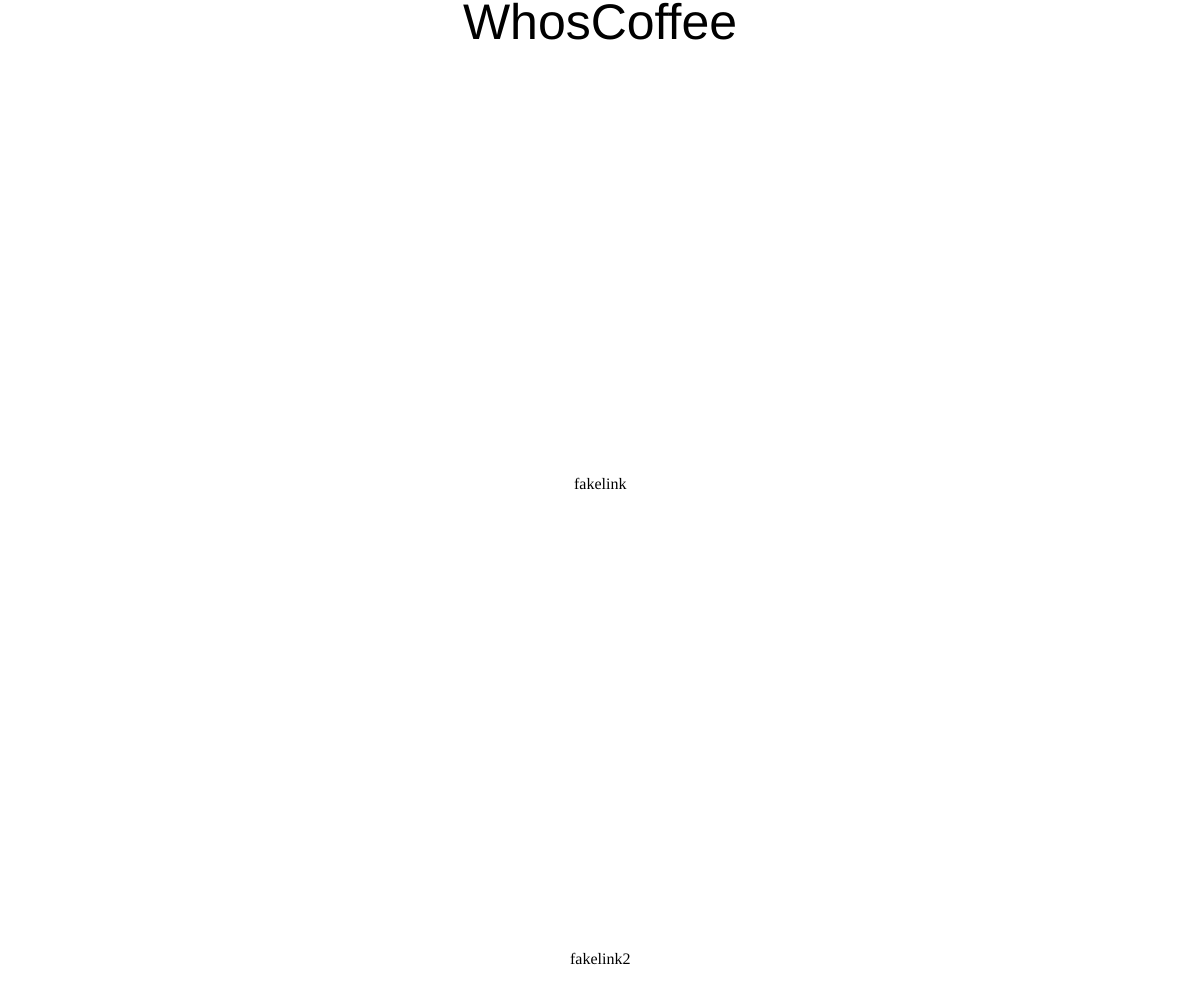
Frame 1 (no input)
Frame 60 (no input): identical to frame 1, image omitted
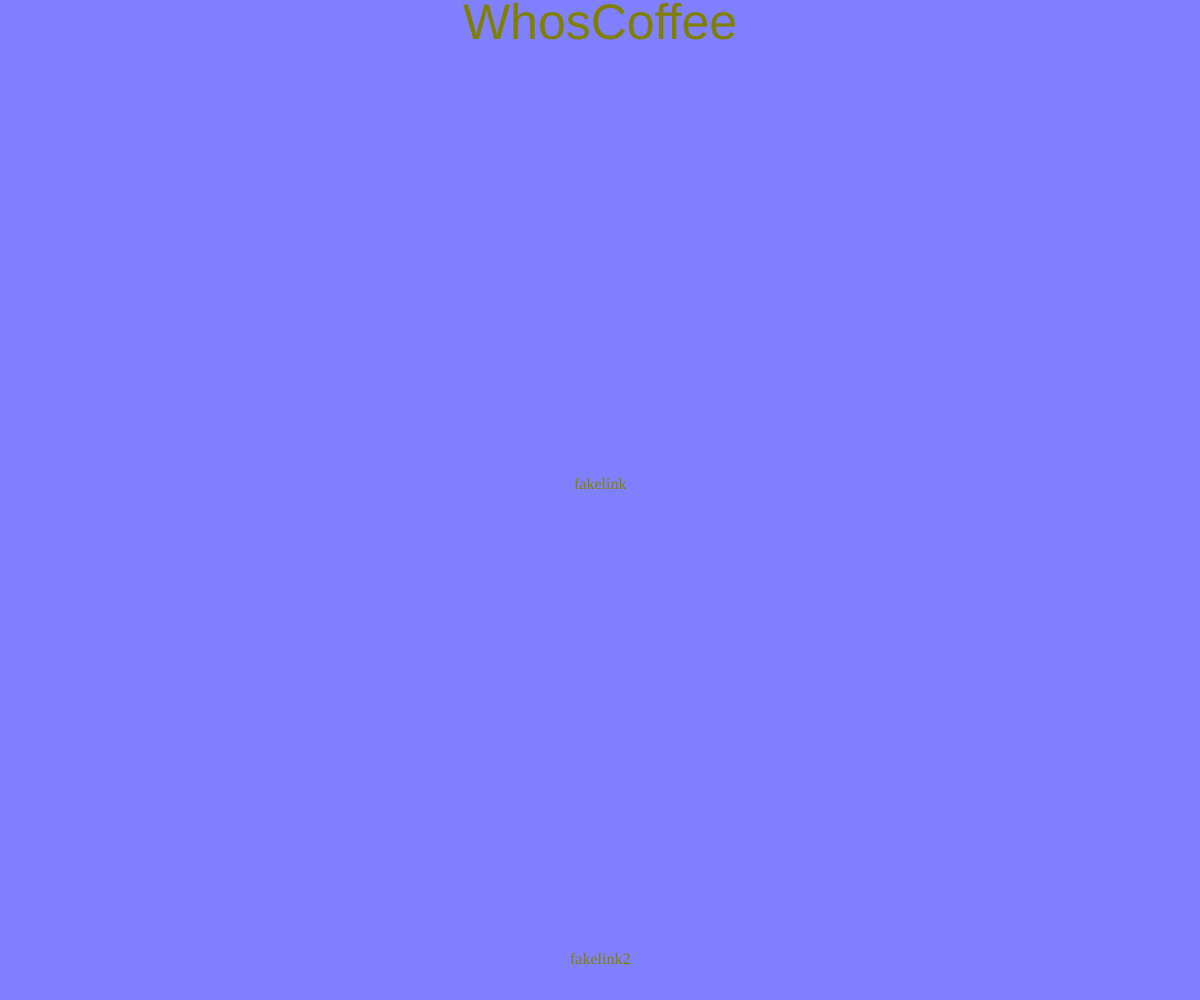
Frame 120 (the mouse pressed at the canvas centre since frame 60)

The p5.js sketch that drew these frames (run headless with seeded random() and noise() and a simulated clock; from frame 60 on, the mouse is pressed at the canvas centre):

// p5.js sketch
// ── sketch.js
let codes = [];
let titleColor = [0,0,0];
let clickCount = 0;
function setup() {
    createCanvas(windowWidth, windowHeight)
    addLink('/fakelink/index.html')
    addLink('/fakelink2/index.html')
    redRaw();
}
function addLink(str){
    let index,subStr = [];
    for(var i = 1; i < str.length; i++) if(str[i] == '/') index = i-1//basically a custom delimiter
    for(i = 0; i < index; i++) subStr[i] = str[1+i]//creates a substring of directory name
    codes[codes.length] = createA(str, join(subStr, ''), 'Blank')//makes the element
}
//helper function for draw
function redRaw(){
    background(255-titleColor[0] ,255-titleColor[1],255-titleColor[2])
    let titleSize = height*0.05
    fill(titleColor)
    textSize(titleSize)
    textAlign(CENTER,TOP)
    text("WhosCoffee", 0, 0, width)
    let heightValue = (height-titleSize)/(codes.length)
    for(var i = 0; i < codes.length; i++){
        codes[i].position(width/2,heightValue+i*heightValue)
        codes[i].center('horizontal')
        codes[i].style('text-decoration', 'none')
        codes[i].style('color', color(titleColor))//css is basically cancer,change my mind
    }
}
function draw(){
    titleColor[0] = map(mouseX,0,width,0,255)
    titleColor[1] = map(mouseY,0,height,0,255)
    titleColor[2] = (clickCount*10)%255
    redRaw();
}
function mouseClicked(){
    clickCount++;
}
function windowResized(){
    resizeCanvas(windowWidth,windowHeight)
    redRaw()
}

// ── navBar.js
//very flawed and needs hours of bulletproofing
class NavBar{
  constuctor(links, linkNames){
    this.links = links
    this.linkNames = linkNames
  }
  setColor(r,g,b){this.color = new color(r,g,b)}
  setSize(width,height){this.width = width;this.height = height}
  
  //draws only once
  reDraw(){
    let spacing = this.width/this.Links.length
    
    fill(0)
    textSize(10)
    textAlign(CENTER,TOP)
    for(let i = 0; i < this.Links.length;i+=spacing){
      
    }
  }
}
// ── page.js
class Page{
  
  constructor(title){
    this.title = title
  }
  
  CreateNav(links, percentY){
    this.avbar = new NavBar(Links, this.getLinkNames(Links));
    this.percentY = percentY;
  }
  
  //this parses the individual links into a more usuable html element
  getLinkElements(links){
    let index,subStr,str
    let linkElement = []
    
    for(var i = 0; i < links.length;i++){
  
      //basically a custom delimiter
      for(var j = 1; j < str.length; j++) 
        if(str[j] == '/') 
          index = j-1
    
      //creates a substring of directory(s) name
      for(j = 0; j < index; j++) 
        subStr[j] = str[1+j]
      
      //makes the element
      linkElement[i] = createA(str, join(subStr, ''), 'Blank')
    }
    
    return linkElement
  }
  
  //draws only once
  reDraw(){
    textAlign(CENTER)
    text(this.title, width/2,height/10)
  }
  
}
// ── sketch(experimental).js
let page;
function setup() {
    createCanvas(windowWidth, windowHeight)
    page = new Page("SantaCruzHills");
}
function draw() {
  page.reDraw();
}
